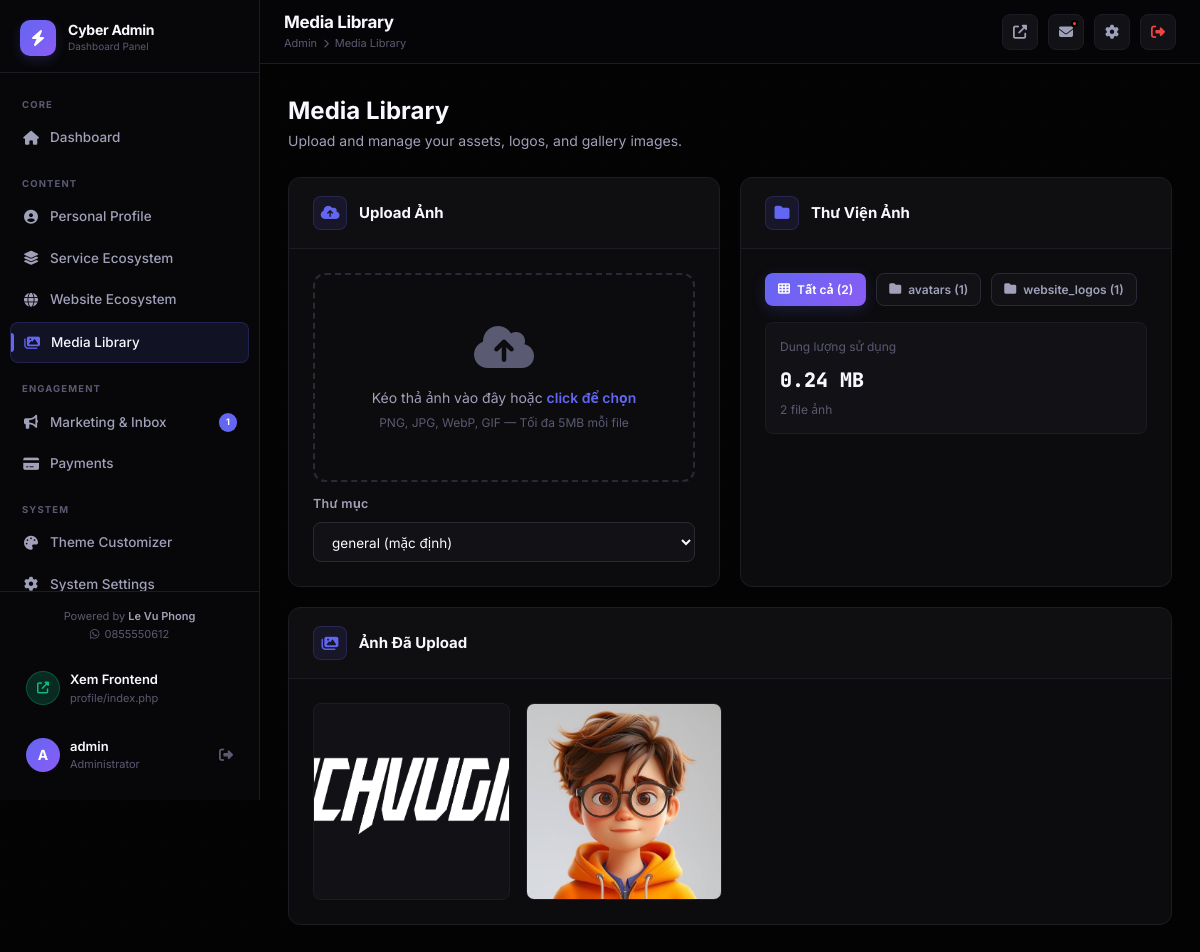
Screenshot of /admin/pages/media.php (signed in) with the database file from the repository.
### tables this page shows
CREATE TABLE `users` (
  `id` int(10) unsigned NOT NULL AUTO_INCREMENT,
  `username` varchar(100) NOT NULL,
  `password` varchar(255) NOT NULL,
  `email` varchar(255) NOT NULL,
  `avatar` varchar(500) DEFAULT '',
  `remember_token` varchar(255) DEFAULT NULL,
  `created_at` timestamp NOT NULL DEFAULT current_timestamp(),
  PRIMARY KEY (`id`),
  UNIQUE KEY `username` (`username`)
);

CREATE TABLE `media` (
  `id` int(10) unsigned NOT NULL AUTO_INCREMENT,
  `filename` varchar(500) NOT NULL,
  `original_name` varchar(500) NOT NULL,
  `path` varchar(500) NOT NULL,
  `url` varchar(500) NOT NULL,
  `type` varchar(100) DEFAULT 'image',
  `size` int(11) DEFAULT 0,
  `folder` varchar(100) DEFAULT 'general',
  `created_at` timestamp NOT NULL DEFAULT current_timestamp(),
  PRIMARY KEY (`id`)
);

### config/database.php (called while the page is built, shortened)
<?php
class Database {
    private static ?PDO $instance = null;
    public static function getInstance(): PDO {
        if (self::$instance === null) {
            $dsn = "mysql:host=" . DB_HOST . ";dbname=" . DB_NAME . ";charset=" . DB_CHARSET;
            $options = [
                PDO::ATTR_ERRMODE            => PDO::ERRMODE_EXCEPTION,
                PDO::ATTR_DEFAULT_FETCH_MODE => PDO::FETCH_ASSOC,
                PDO::ATTR_EMULATE_PREPARES   => false,
            ];
            try {
                self::$instance = new PDO($dsn, DB_USER, DB_PASS, $options);
            } catch (PDOException $e) {
                http_response_code(500);
                die(json_encode(['error' => 'Database connection failed.']));
            }
        }
        return self::$instance;
    }
}
function db(): PDO {
    return Database::getInstance();
}

### admin/includes/auth.php (called while the page is built, shortened)
<?php
require_once dirname(__DIR__, 2) . '/includes/functions.php';
function getAdminUser(): array {
    $stmt = db()->prepare("SELECT id, username, email, avatar FROM users WHERE id = ?");
    $stmt->execute([$_SESSION['admin_id']]);
    return $stmt->fetch() ?: [];
}

### includes/functions.php (called while the page is built, shortened)
<?php
require_once __DIR__ . '/../config/database.php';
function e(string $str): string {
    return htmlspecialchars($str, ENT_QUOTES, 'UTF-8');
}

### admin/pages/media.php (the view, shortened to what this page needs)
<?php
require_once dirname(__DIR__) . '/includes/auth.php';
$folder = $_GET['folder'] ?? '';
$page = max(1, (int)($_GET['page'] ?? 1));
$perPage = 24;
$where = '1=1'; $params = [];
$countStmt = db()->prepare("SELECT COUNT(*) FROM media WHERE $where");
$countStmt->execute($params);
$total = (int)$countStmt->fetchColumn();
$stmt = db()->prepare("SELECT * FROM media WHERE $where ORDER BY created_at DESC LIMIT $perPage OFFSET " . (($page-1)*$perPage));
$stmt->execute($params);
$mediaItems = $stmt->fetchAll();
$folders = db()->query("SELECT DISTINCT folder, COUNT(*) as cnt FROM media GROUP BY folder")->fetchAll();
$totalSize = (int)db()->query("SELECT COALESCE(SUM(size),0) FROM media")->fetchColumn();
include dirname(__DIR__) . '/includes/head.php';
include dirname(__DIR__) . '/includes/sidebar.php';
include dirname(__DIR__) . '/includes/topbar.php';
?>
<div class="admin-main"><div class="content-area">
<div style="margin-bottom: 24px; display: flex; justify-content: space-between; align-items: center;">
  <div>
    <h1 style="font-size: 24px; font-weight: 700;">Media Library</h1>
    <p style="color: var(--text-2); font-size: 14px;">Upload and manage your assets, logos, and gallery images.</p>
  </div>
</div>
<div class="grid-2" style="gap:20px;margin-bottom:20px;">
  <div class="admin-card">
    <div class="admin-card-header">
      <div class="ach-icon"><i class="fas fa-cloud-upload-alt"></i></div>
      <h3>Upload Ảnh</h3>
    </div>
    <div class="admin-card-body">
      <div class="dropzone" data-folder="general" id="uploadZone">
        <i class="fas fa-cloud-upload-alt" style="font-size:48px;color:var(--text-3);margin-bottom:16px;display:block;"></i>
        <div class="dropzone-text">Kéo thả ảnh vào đây hoặc <span style="color:var(--accent);font-weight:600;">click để chọn</span></div>
        <div class="dropzone-sub">PNG, JPG, WebP, GIF — Tối đa 5MB mỗi file</div>
      </div>
      <div style="margin-top:12px;">
        <label class="form-label">Thư mục</label>
        <select id="uploadFolder" class="form-control">
          <option value="general">general (mặc định)</option>
        </select>
      </div>
    </div>
  </div>
  <div class="admin-card">
    <div class="admin-card-header">
      <div class="ach-icon"><i class="fas fa-folder"></i></div>
      <h3>Thư Viện Ảnh</h3>
    </div>
    <div class="admin-card-body">
      <div style="display:flex;gap:10px;flex-wrap:wrap;margin-bottom:16px;">
        <a href="?folder=" class="btn <?=!$folder?'btn-primary':'btn-secondary'?> btn-sm">
          <i class="fas fa-th"></i> Tất cả (<?=$total?>)
        </a>
        <?php foreach ($folders as $f): ?>
        <a href="?folder=<?=urlencode($f['folder'])?>" class="btn <?=$folder===$f['folder']?'btn-primary':'btn-secondary'?> btn-sm">
          <i class="fas fa-folder"></i> <?=e($f['folder'])?> (<?=$f['cnt']?>)
        </a>
        <?php endforeach; ?>
      </div>
      <div style="background:var(--card-2);border:1px solid var(--border);border-radius:8px;padding:14px;">
        <div style="font-size:12px;color:var(--text-3);margin-bottom:8px;">Dung lượng sử dụng</div>
        <div style="font-size:20px;font-weight:800;color:var(--text);font-family:var(--font-mono);">
          <?= round($totalSize / 1024 / 1024, 2) ?> MB
        </div>
        <div style="font-size:12px;color:var(--text-3);margin-top:4px;"><?=$total?> file ảnh</div>
      </div>
    </div>
  </div>
</div>
<div class="admin-card">
  <div class="admin-card-header">
    <div class="ach-icon"><i class="fas fa-images"></i></div>
    <h3>Ảnh Đã Upload</h3>
  </div>
  <div class="admin-card-body">
    <?php if (empty($mediaItems)): ?>
    <div class="empty-state"><i class="fas fa-images"></i><h4>Chưa có ảnh nào</h4><p>Upload ảnh đầu tiên của bạn</p></div>
    <?php else: ?>
    <div class="media-grid" id="mediaGrid">
      <?php foreach ($mediaItems as $m): ?>
      <div class="media-item" data-id="<?=$m['id']?>" data-url="<?=e($m['url'])?>" onclick="selectMediaItem(this,event)">
        <img src="<?=e($m['url'])?>" alt="<?=e($m['original_name'])?>" loading="lazy">
      </div>
      <?php endforeach; ?>
    </div>
    <?php endif; ?>
  </div>
</div>
</div></div>
</body></html>

### admin/includes/sidebar.php (shortened to what this page needs)
<?php
$currentPage = basename($_SERVER['PHP_SELF'], '.php');
$currentDir  = basename(dirname($_SERVER['PHP_SELF']));
function navItem(string $href, string $icon, string $label, string $page, string $current, ?int $badge = null): void {
    $active = ($current === $page) ? ' active' : '';
    $badgeHtml = $badge !== null ? "<span class='nav-badge'>$badge</span>" : '';
    echo "<a href='$href' class='nav-item$active'><i class='$icon'></i> $label $badgeHtml</a>";
}
try {
    $unreadContacts = (int)db()->query("SELECT COUNT(*) FROM contacts WHERE is_read=0")->fetchColumn();
    $pendingReviews = (int)db()->query("SELECT COUNT(*) FROM testimonials WHERE approved=0")->fetchColumn();
} catch (\Throwable) {
    $unreadContacts = $pendingReviews = 0;
}
$page = (isset($_GET['page']) ? $_GET['page'] : ($currentDir === 'pages' ? $currentPage : 'dashboard'));
?>
<aside class="admin-sidebar" id="adminSidebar">
  <a href="<?= ADMIN_URL ?>" class="sidebar-logo">
    <div class="logo-icon"><i class="fas fa-bolt"></i></div>
    <div>
      <div class="logo-text">Cyber Admin</div>
      <div class="logo-sub">Dashboard Panel</div>
    </div>
  </a>
  <nav class="sidebar-nav">
    <div class="nav-group">
      <div class="nav-group-label">Core</div>
      <?php navItem(ADMIN_URL, 'fas fa-home', 'Dashboard', 'index', $page); ?>
    </div>
    <div class="nav-group">
      <div class="nav-group-label">Content</div>
    </div>
    <div class="nav-group">
      <div class="nav-group-label">Engagement</div>
      <?php navItem(ADMIN_URL . 'pages/marketing', 'fas fa-bullhorn', 'Marketing & Inbox', 'marketing', $page, ($unreadContacts+$pendingReviews) ?: null); ?>
    </div>
    <div class="nav-group">
      <div class="nav-group-label">System</div>
    </div>
  </nav>
  <div class="sidebar-footer">
    <div style="text-align: center; margin-bottom: 16px; font-size: 11px; color: var(--text-3);">
      Powered by <a href="<?= PROJECT_WEBSITE ?>" target="_blank" style="color: var(--text-2); font-weight: 600; text-decoration: none;"><?= PROJECT_AUTHOR ?></a><br>
      <i class="fab fa-whatsapp" style="margin-right: 2px;"></i> <?= PROJECT_CONTACT ?>
    </div>
    <a href="<?= BASE_URL ?>" target="_blank" class="sidebar-user" style="margin-bottom:8px;">
      <div class="su-avatar" style="background:rgba(16,185,129,0.2);border:1px solid rgba(16,185,129,0.3);">
        <i class="fas fa-external-link-alt" style="font-size:12px;color:#10B981;"></i>
      </div>
      <div>
        <div class="su-name">Xem Frontend</div>
        <div class="su-role">profile/index.php</div>
      </div>
    </a>
    <?php $adminUser = getAdminUser(); ?>
    <div class="sidebar-user">
      <div class="su-avatar"><?= strtoupper(substr($adminUser['username'] ?? 'A', 0, 1)) ?></div>
      <div>
        <div class="su-name"><?= e($adminUser['username'] ?? 'Admin') ?></div>
        <div class="su-role">Administrator</div>
      </div>
      <a href="<?= ADMIN_URL ?>logout.php" class="su-logout" title="Đăng xuất">
        <i class="fas fa-sign-out-alt"></i>
      </a>
    </div>
  </div>
</aside>

### rows the page displays
users: username "A", username "admin"
media: url (picture)
media: url (picture)

### other values shown
$label "Dashboard Personal Profile Service Ecosystem Website Ecosystem Media Library Marketing & Inbox Payments Theme Customizer System Settings"
$badge "1"
PROJECT_AUTHOR "Le Vu Phong"
PROJECT_CONTACT "0855550612"
$pageTitle "Media Library"
$total "2"
$f['folder'] "avatars"
$f['cnt'] "1"
$f['folder'] "website_logos"
$totalSize / 1024 / 1024 "0.24"
